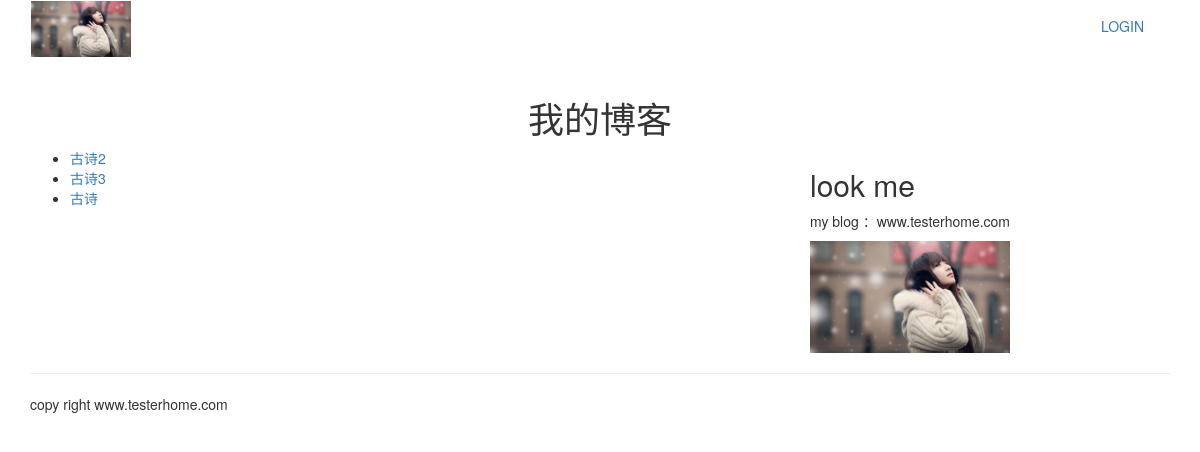
Screenshot of /blog/ with the database file from the repository.
### blog/models.py (models this page shows, shortened)
class BlogArticles(models.Model):
    title = models.CharField(max_length=300)
    author = models.ForeignKey(User, related_name="blog_posts")
    body = models.TextField()
    publish = models.DateTimeField(default=timezone.now)
    class Meta:
        ordering = ("-publish",)

### blog/views.py (the view)
def blog_title(request):
    blogs = BlogArticles.objects.all()
    return render(request, 'titles.html', {'blogs':blogs})

### templates/titles.html (shortened to what this page needs)
{% extends "base.html" %}
{% load staticfiles %}
{% block content %}
<div class="row text-center vertical-middle-sm">
    <h1>我的博客</h1>
</div>
<div class="row">
    <div class="col-xs-12 col-md-8">
    <ul>
    {% for blog in blogs %}
        <li><a href="{{ blog.id }}">{{ blog.title }}</a></li>
    {% endfor %}
    </ul>
    </div>
    <div class="col-xs-6 col-md-4">
    <h2>look  me</h2>
    <p>my blog ：www.testerhome.com</p>
    <img width="200px" src="{% static 'images/back.jpeg' %}">
    </div>
</div>
{% endblock %}

### rows the page displays
BlogArticles: title "古诗2"
BlogArticles: title "古诗3"
BlogArticles: title "古诗"
